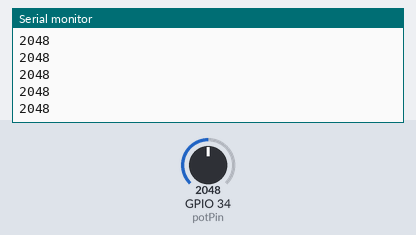
Bench run of a sketch on a simulated ESP32. Parts: the last lines printed to the serial monitor. Inputs (shaded band) come from the test bench; at power-on: GPIO 34 (potPin) = 2048.

Above: at 1.2 s.
1.3 s: GPIO 34 (potPin) set to 2866
At 1.32 s:
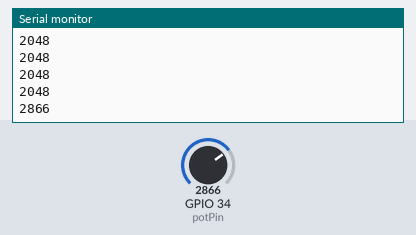
2.8 s: GPIO 34 (potPin) set to 3603
At 2.82 s:
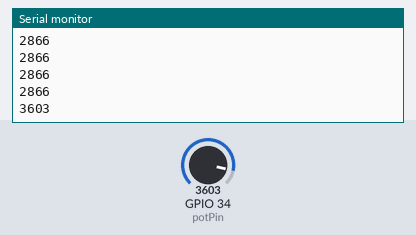
Timing chart, 0 to 5.8 s (numbered marks = the images above; inputs shaded):
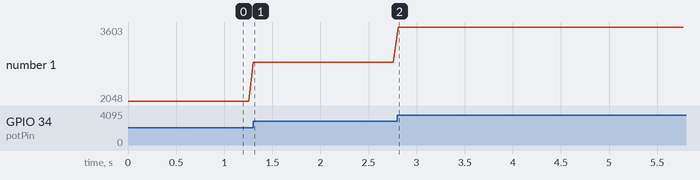

Measured:
- after the input at 1.3 s, the serial monitor: prints a new line at once (image 1)
- after the input at 2.8 s, the serial monitor: prints a new line at once (image 2)
- plotted number 1: 2048 → 2866 after the input at 1.3 s, 2866 → 3603 after the input at 2.8 s

The sketch:

SS3_AaronS.ino
```cpp
int potPin = 34;  //pin for potentiometer
int sensorValue = 0;

void setup() {
  Serial.begin(115200);  // serial
}

void loop() {
  sensorValue = analogRead(potPin);  // potentiometer value (0-4095)
  Serial.println(sensorValue);  // Send data to Processing
  delay(50);  // delay
}
```
